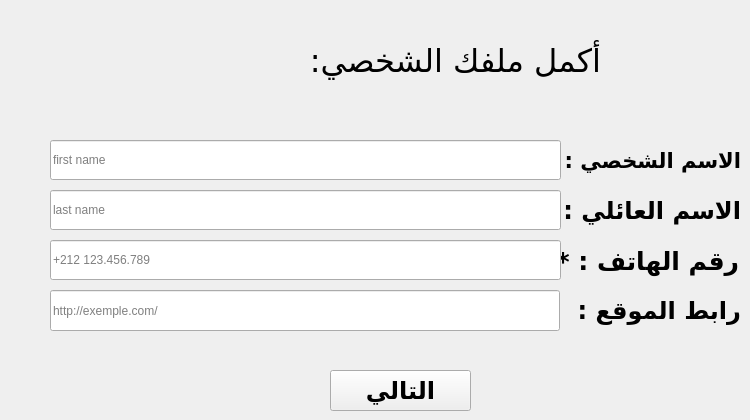
    <widget class="QWidget" name="tab">
     <attribute name="title">
      <string>Tab 1</string>
     </attribute>
     <widget class="QLabel" name="label">
      <property name="geometry">
       <rect>
        <x>260</x>
        <y>30</y>
        <width>351</width>
        <height>61</height>
       </rect>
      </property>
      <property name="font">
       <font>
        <family>GE SS Unique Light</family>
        <pointsize>24</pointsize>
        <weight>50</weight>
        <italic>false</italic>
        <bold>false</bold>
        <underline>false</underline>
        <strikeout>false</strikeout>
       </font>
      </property>
      <property name="styleSheet">
       <string notr="true"/>
      </property>
      <property name="text">
       <string>أكمل ملفك الشخصي:</string>
      </property>
      <property name="indent">
       <number>10</number>
      </property>
     </widget>
     <widget class="QLabel" name="label_2">
      <property name="geometry">
       <rect>
        <x>200</x>
        <y>0</y>
        <width>71</width>
        <height>111</height>
       </rect>
      </property>
      <property name="styleSheet">
       <string notr="true">image: url(:/source/Profile-ICon.png);</string>
      </property>
      <property name="text">
       <string/>
      </property>
     </widget>
     <widget class="QLabel" name="label_3">
      <property name="geometry">
       <rect>
        <x>550</x>
        <y>130</y>
        <width>191</width>
        <height>61</height>
       </rect>
      </property>
      <property name="font">
       <font>
        <family>GE SS Unique Light</family>
        <pointsize>16</pointsize>
        <weight>75</weight>
        <bold>true</bold>
       </font>
      </property>
      <property name="text">
       <string>الاسم الشخصي : *</string>
      </property>
     </widget>
     <widget class="QLabel" name="label_4">
      <property name="geometry">
       <rect>
        <x>540</x>
        <y>180</y>
        <width>201</width>
        <height>61</height>
       </rect>
      </property>
      <property name="font">
       <font>
        <family>GE SS Unique Light</family>
        <pointsize>18</pointsize>
        <weight>75</weight>
        <bold>true</bold>
       </font>
      </property>
      <property name="text">
       <string>الاسم العائلي : *</string>
      </property>
     </widget>
     <widget class="QLabel" name="label_5">
      <property name="geometry">
       <rect>
        <x>580</x>
        <y>280</y>
        <width>161</width>
        <height>61</height>
       </rect>
      </property>
      <property name="font">
       <font>
        <family>GE SS Unique Light</family>
        <pointsize>18</pointsize>
        <weight>75</weight>
        <bold>true</bold>
       </font>
      </property>
      <property name="text">
       <string>رابط الموقع :  </string>
      </property>
     </widget>
     <widget class="QLabel" name="label_6">
      <property name="geometry">
       <rect>
        <x>560</x>
        <y>230</y>
        <width>181</width>
        <height>61</height>
       </rect>
      </property>
      <property name="font">
       <font>
        <family>GE SS Unique Light</family>
        <pointsize>19</pointsize>
        <weight>75</weight>
        <bold>true</bold>
       </font>
      </property>
      <property name="text">
       <string>رقم الهاتف : *</string>
      </property>
      <property name="indent">
       <number>2</number>
      </property>
     </widget>
     <widget class="QPushButton" name="pushButton">
      <property name="geometry">
       <rect>
        <x>330</x>
        <y>370</y>
        <width>141</width>
        <height>41</height>
       </rect>
      </property>
      <property name="font">
       <font>
        <family>GE SS Unique Light</family>
        <pointsize>18</pointsize>
        <weight>75</weight>
        <bold>true</bold>
       </font>
      </property>
      <property name="text">
       <string>التالي</string>
      </property>
     </widget>
     <widget class="QLineEdit" name="lineEdit">
      <property name="geometry">
       <rect>
        <x>50</x>
        <y>140</y>
        <width>511</width>
        <height>40</height>
       </rect>
      </property>
      <property name="placeholderText">
       <string>first name</string>
      </property>
     </widget>
     <widget class="QLineEdit" name="lineEdit_2">
      <property name="geometry">
       <rect>
        <x>50</x>
        <y>190</y>
        <width>511</width>
        <height>40</height>
       </rect>
      </property>
      <property name="placeholderText">
       <string>last name</string>
      </property>
     </widget>
     <widget class="QLineEdit" name="lineEdit_3">
      <property name="geometry">
       <rect>
        <x>50</x>
        <y>240</y>
        <width>511</width>
        <height>40</height>
       </rect>
      </property>
      <property name="placeholderText">
       <string>+212 123.456.789</string>
      </property>
     </widget>
     <widget class="QLineEdit" name="lineEdit_4">
      <property name="geometry">
       <rect>
        <x>50</x>
        <y>290</y>
        <width>510</width>
        <height>41</height>
       </rect>
      </property>
      <property name="placeholderText">
       <string>http://exemple.com/</string>
      </property>
     </widget>
    </widget>
